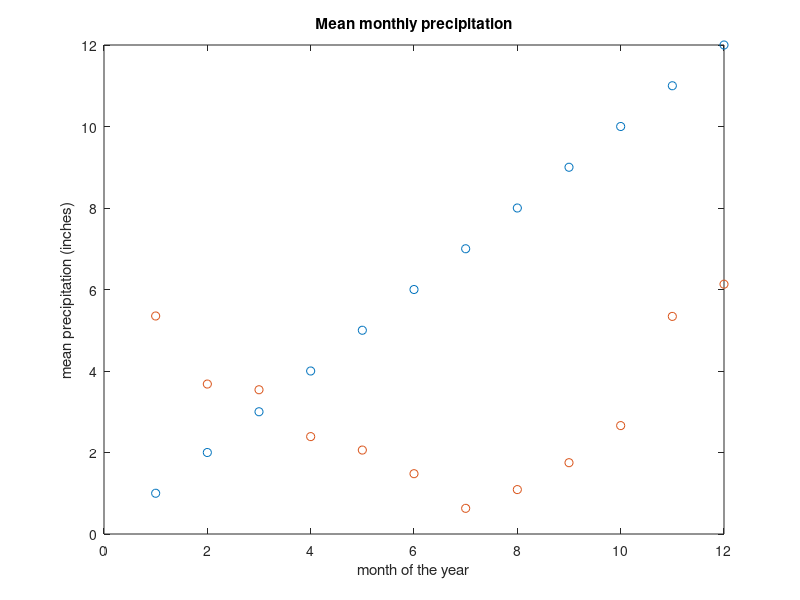

Here is the MATLAB script that generated this plot:
clc,clear all
load perp.dat;
month = perp(:,1);
precip = perp(:,2);
plot(month , perp,'o');  % plot precip vs. month with circles
xlabel('month of the year'); % add axis labels and plot title
ylabel('mean precipitation (inches)');
title('Mean monthly precipitation');
